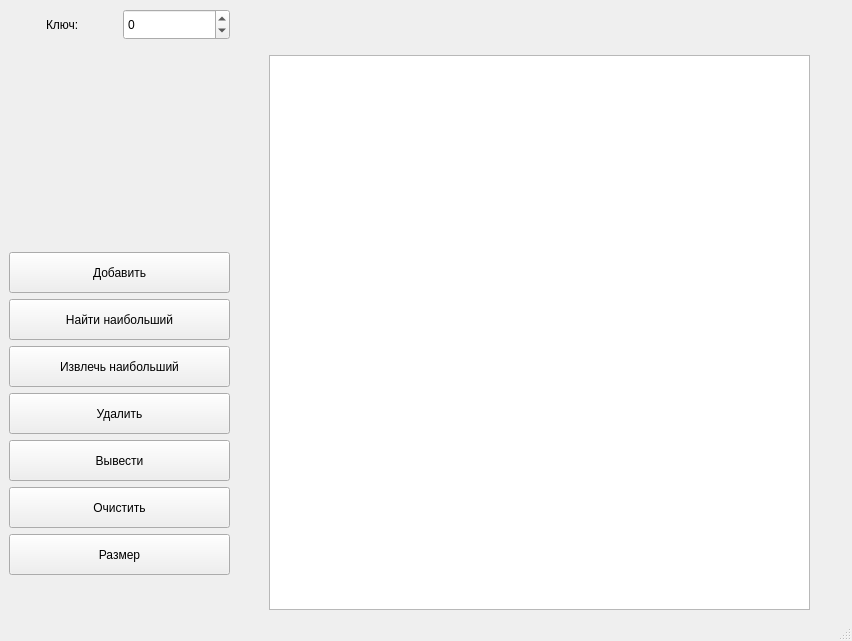
<?xml version="1.0" encoding="UTF-8"?>
<ui version="4.0">
 <class>MainWindow</class>
 <widget class="QMainWindow" name="MainWindow">
  <property name="geometry">
   <rect>
    <x>0</x>
    <y>0</y>
    <width>852</width>
    <height>641</height>
   </rect>
  </property>
  <property name="windowTitle">
   <string>MainWindow</string>
  </property>
  <widget class="QWidget" name="centralwidget">
   <layout class="QGridLayout" name="gridLayout">
    <item row="0" column="0">
     <layout class="QFormLayout" name="formLayout">
      <item row="0" column="0">
       <layout class="QVBoxLayout" name="verticalLayout_2">
        <item>
         <layout class="QHBoxLayout" name="horizontalLayout_3">
          <item alignment="Qt::AlignHCenter">
           <widget class="QLabel" name="label_4">
            <property name="maximumSize">
             <size>
              <width>70</width>
              <height>50</height>
             </size>
            </property>
            <property name="text">
             <string>Ключ:</string>
            </property>
           </widget>
          </item>
          <item>
           <widget class="QSpinBox" name="inBox_2">
            <property name="minimumSize">
             <size>
              <width>91</width>
              <height>31</height>
             </size>
            </property>
            <property name="readOnly">
             <bool>false</bool>
            </property>
            <property name="minimum">
             <number>-100</number>
            </property>
            <property name="maximum">
             <number>100</number>
            </property>
           </widget>
          </item>
         </layout>
        </item>
        <item alignment="Qt::AlignVCenter">
         <widget class="QLabel" name="output">
          <property name="minimumSize">
           <size>
            <width>221</width>
            <height>30</height>
           </size>
          </property>
          <property name="text">
           <string/>
          </property>
         </widget>
        </item>
        <item>
         <widget class="QPushButton" name="On_insert">
          <property name="minimumSize">
           <size>
            <width>221</width>
            <height>41</height>
           </size>
          </property>
          <property name="maximumSize">
           <size>
            <width>221</width>
            <height>41</height>
           </size>
          </property>
          <property name="font">
           <font/>
          </property>
          <property name="styleSheet">
           <string notr="true"/>
          </property>
          <property name="text">
           <string>Добавить</string>
          </property>
         </widget>
        </item>
        <item>
         <widget class="QPushButton" name="On_Max">
          <property name="minimumSize">
           <size>
            <width>221</width>
            <height>41</height>
           </size>
          </property>
          <property name="maximumSize">
           <size>
            <width>221</width>
            <height>41</height>
           </size>
          </property>
          <property name="font">
           <font/>
          </property>
          <property name="styleSheet">
           <string notr="true"/>
          </property>
          <property name="text">
           <string>Найти наибольший</string>
          </property>
         </widget>
        </item>
        <item>
         <widget class="QPushButton" name="On_ExtractMax">
          <property name="minimumSize">
           <size>
            <width>221</width>
            <height>41</height>
           </size>
          </property>
          <property name="maximumSize">
           <size>
            <width>221</width>
            <height>41</height>
           </size>
          </property>
          <property name="font">
           <font/>
          </property>
          <property name="styleSheet">
           <string notr="true"/>
          </property>
          <property name="text">
           <string>Извлечь наибольший</string>
          </property>
         </widget>
        </item>
        <item>
         <widget class="QPushButton" name="On_delete">
          <property name="minimumSize">
           <size>
            <width>221</width>
            <height>41</height>
           </size>
          </property>
          <property name="maximumSize">
           <size>
            <width>221</width>
            <height>41</height>
           </size>
          </property>
          <property name="font">
           <font/>
          </property>
          <property name="styleSheet">
           <string notr="true"/>
          </property>
          <property name="text">
           <string>Удалить</string>
          </property>
         </widget>
        </item>
        <item>
         <widget class="QPushButton" name="On_print">
          <property name="minimumSize">
           <size>
            <width>221</width>
            <height>41</height>
           </size>
          </property>
          <property name="maximumSize">
           <size>
            <width>221</width>
            <height>41</height>
           </size>
          </property>
          <property name="font">
           <font/>
          </property>
          <property name="styleSheet">
           <string notr="true"/>
          </property>
          <property name="text">
           <string>Вывести</string>
          </property>
         </widget>
        </item>
        <item>
         <widget class="QPushButton" name="On_clear">
          <property name="minimumSize">
           <size>
            <width>221</width>
            <height>41</height>
           </size>
          </property>
          <property name="maximumSize">
           <size>
            <width>221</width>
            <height>41</height>
           </size>
          </property>
          <property name="font">
           <font/>
          </property>
          <property name="styleSheet">
           <string notr="true"/>
          </property>
          <property name="text">
           <string>Очистить</string>
          </property>
         </widget>
        </item>
        <item>
         <widget class="QPushButton" name="On_size">
          <property name="minimumSize">
           <size>
            <width>221</width>
            <height>41</height>
           </size>
          </property>
          <property name="maximumSize">
           <size>
            <width>221</width>
            <height>41</height>
           </size>
          </property>
          <property name="font">
           <font/>
          </property>
          <property name="styleSheet">
           <string notr="true"/>
          </property>
          <property name="text">
           <string>Размер</string>
          </property>
         </widget>
        </item>
        <item>
         <spacer name="verticalSpacer">
          <property name="orientation">
           <enum>Qt::Vertical</enum>
          </property>
          <property name="sizeType">
           <enum>QSizePolicy::Fixed</enum>
          </property>
          <property name="sizeHint" stdset="0">
           <size>
            <width>20</width>
            <height>35</height>
           </size>
          </property>
         </spacer>
        </item>
       </layout>
      </item>
      <item row="0" column="1">
       <layout class="QVBoxLayout" name="verticalLayout_3">
        <item>
         <widget class="QLabel" name="label">
          <property name="minimumSize">
           <size>
            <width>100</width>
            <height>40</height>
           </size>
          </property>
          <property name="text">
           <string/>
          </property>
         </widget>
        </item>
        <item alignment="Qt::AlignHCenter">
         <widget class="QGraphicsView" name="graphicsView">
          <property name="minimumSize">
           <size>
            <width>541</width>
            <height>459</height>
           </size>
          </property>
         </widget>
        </item>
       </layout>
      </item>
     </layout>
    </item>
   </layout>
  </widget>
  <widget class="QMenuBar" name="menubar">
   <property name="geometry">
    <rect>
     <x>0</x>
     <y>0</y>
     <width>852</width>
     <height>22</height>
    </rect>
   </property>
  </widget>
  <widget class="QStatusBar" name="statusbar"/>
 </widget>
 <resources/>
 <connections/>
</ui>
